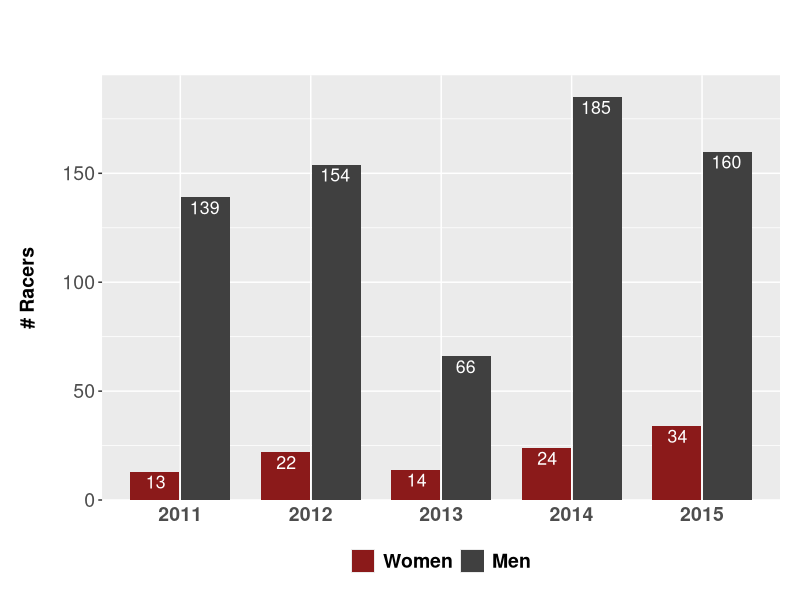

R code for this plot:
#load HTTT csv file
HTTT <- read.csv("HTTT.csv")

#load required packages
require(ggplot2)
require(cowplot)

#create dataframe using only year and sex variables

df<-data.frame(table(HTTT$Year,HTTT$Sex))

#barplot
p <- ggplot(df, aes(Var1, Freq, group=Var2,fill=Var2))
p <- p + geom_bar(width=0.75, 
                  position=position_dodge(width=0.78),
                  stat="identity")

#theme
p <- p + theme(plot.title=element_text(family="Helvetica", 
                                       face="bold", 
                                       size=36, 
                                       color="firebrick4", 
                                       vjust=20), 
               axis.text.x=element_text(family="Helvetica",
                                        size=14, face="bold"),
               axis.title.y=element_text(margin=margin(0,17,0,0), 
                                         family="Helvetica",
                                         size=14, face="bold"),
               axis.text.y=element_text(family="Helvetica", 
                                        size=14), 
               legend.text=element_text(size=14, face="bold"), 
               legend.position="bottom",
               plot.margin=unit(c(0.5,0.5,0.5,0.5), "cm"),
               axis.ticks.x=element_blank())

#y axis title, plot title
p <- p + labs(y="# Racers", 
              x=NULL, 
              title="Horsetooth Time Trial Series")

#create value labels in bar
p <- p + geom_text(data=subset(df,Freq !=0),
                   aes(label=Freq), 
                   position=position_dodge(width=0.75), 
                   vjust=1.3, 
                   size=4.5, 
                   family="Helvetica",
                   color="white")

#remove legend title
p <- p + guides(fill=guide_legend(title=NULL))

#set y axis limits
ylim=trunc(max(df$Freq)+10)
p <- p + scale_y_continuous(limits=c(0,ylim),expand=c(0,0))

#set bar colors
p <- p + scale_fill_manual(labels=c("Women","Men"),
                   values=c("firebrick4","gray25")) 

print(p)